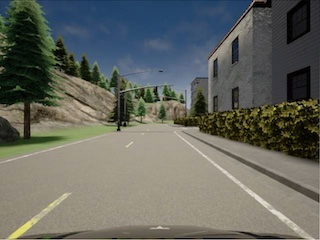
#> input picture teleop/htm/develop/carla1/img_front_qvga.jpg, 320 x 240 px
$ python -i image.py   (imports and definitions only)
#> lines starting #> are read from the running program, lines starting #| are printed output that depends on the picture
#> further down, picture is the input picture: shape (240, 320, 3); mean B, G, R 95.5, 102.9, 100.6
from functools import partial

import cv2
import numpy as np

from byodr.utils.option import PropertyError


def hwc_bgr_to_yuv(img):
    return cv2.cvtColor(img, cv2.COLOR_BGR2YUV)


def hwc_to_chw(img):
    # Switch to C,H,W.
    return None if img is None else img.transpose((2, 0, 1))


def hwc_alexnet(image, resize_wh=None):
    image = image if resize_wh is None else cv2.resize(image, resize_wh)
    image = cv2.resize(image, (227, 227))
    image = image.astype(np.uint8)
    return image


def caffe_dave_200_66(image, resize_wh=None, crop=(0, 0, 0, 0), dave=True, yuv=True, chw=True):
    # If resize is not the first operation, then resize the incoming image to the start of the data pipeline persistent images.
    image = image if resize_wh is None else cv2.resize(image, resize_wh)
    top, right, bottom, left = crop
    image = image[top:image.shape[0] - bottom, left:image.shape[1] - right]
    image = cv2.resize(image, (200, 66)) if dave else image
    image = hwc_bgr_to_yuv(image) if yuv else image
    image = hwc_to_chw(image) if chw else image
    image = image.astype(np.uint8)
    return image


def _exr_dave_img(image):
    frame = np.zeros((240, 320, 3), dtype=np.uint8)
    frame[:190, :, :] = image[50:240, :, :]
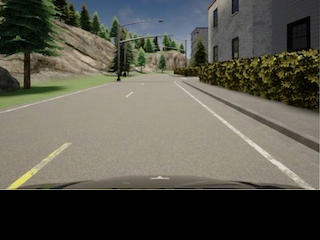
#> frame: shape (240, 320, 3); mean B, G, R 77.7, 88.7, 90.2
    frame[190:, :, :] = image[-190:-140, :, :]
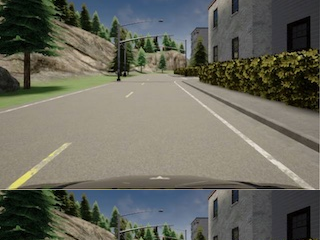
#> frame: shape (240, 320, 3); mean B, G, R 93.5, 104.6, 104.5
    return caffe_dave_200_66(frame)
#> in caffe_dave_200_66, `image = cv2.resize(image, (200, 66)) if dave else image`:
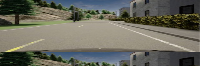
#> image: shape (66, 200, 3); mean B, G, R 93.4, 104.4, 104.3
#> in hwc_bgr_to_yuv, `return cv2.cvtColor(img, cv2.COLOR_BGR2YUV)`: returned value: shape (66, 200, 3); mean of channels 0, 1, 2 103.1, 123.3, 129


def _exr_alex_img(image, top=True):
    return hwc_alexnet(image[:240] if top else image[-240:])


class Alternator(object):
    def __init__(self, f1, f2):
        self.f_list = [f1, f2]
        self.index = 0

    def __call__(self, *args, **kwargs):
        self.index = 0 if self.index == 1 else 1
        return self.f_list[self.index](*args, **kwargs)


_registered_functions = {
    'alex__227_227': partial(hwc_alexnet, resize_wh=(320, 240)),
    'dave__320_240__200_66__0': partial(caffe_dave_200_66, resize_wh=(320, 240), crop=(0, 0, 0, 0)),
    'dave__320_240__200_66__70_0_10_0': partial(caffe_dave_200_66, resize_wh=(320, 240), crop=(70, 0, 10, 0)),
    'dave__exr1': partial(_exr_dave_img),
    'alex__exr1': Alternator(partial(_exr_alex_img, top=True), partial(_exr_alex_img, top=False))
}


def get_registered_function(key, errors, **kwargs):
    name = kwargs.get(key, None)
    if name in _registered_functions:
        return _registered_functions.get(name)
    else:
        errors.append(PropertyError(key=key, msg='Not a function'))
        return lambda x: x

>>> import cv2
>>> picture = cv2.imread('../teleop/htm/develop/carla1/img_front_qvga.jpg')
>>> result = _exr_dave_img(picture)
